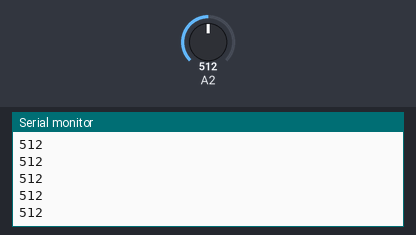
A sketch run on a simulated Arduino Uno, built with avr-gcc and run on an emulated ATmega328P. Parts: the last lines printed to the serial monitor. The inputs (shaded band) are chosen by the test bench; at power-on: A2 = 512.

Above: at 1.2 s.
1.3 s: A2 set to 716
At 2.3 s:
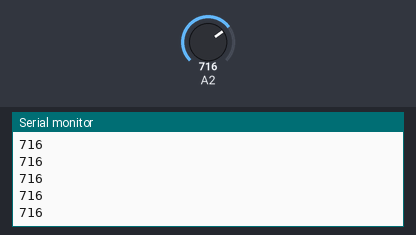
2.8 s: A2 set to 900
At 3.3 s:
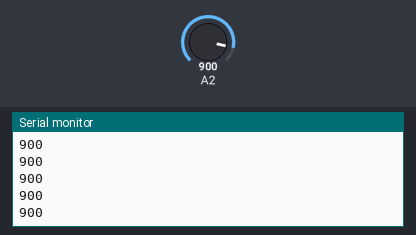
Timing chart, 0 to 5.8 s (numbered marks = the images above; inputs shaded):
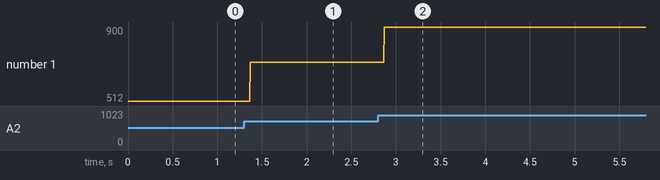

The sketch:

PotTest.ino
```cpp
void setup() {
  // put your setup code here, to run once:
  Serial.begin(9600);
}

void loop() {
  // put your main code here, to run repeatedly:
  int val = analogRead(A2);
  Serial.println(val);
}
```

Measured:
- after the input at 1.3 s, the serial monitor: prints a new line after 0.07 s (image 1)
- after the input at 2.8 s, the serial monitor: prints a new line after 0.07 s (image 2)
- plotted number 1: 512 → 716 after the input at 1.3 s, 716 → 900 after the input at 2.8 s
